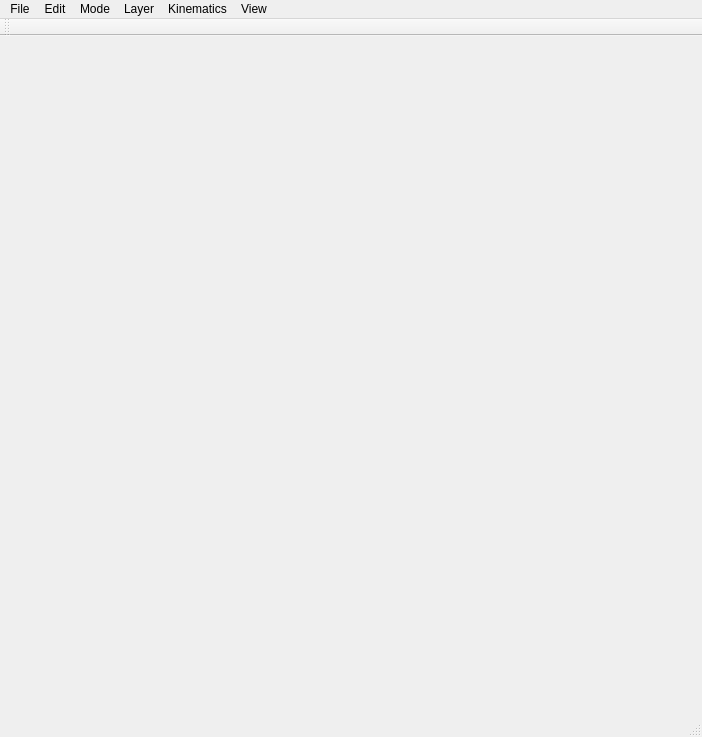
<?xml version="1.0" encoding="UTF-8"?>
<ui version="4.0">
 <class>MainWindowClass</class>
 <widget class="QMainWindow" name="MainWindowClass">
  <property name="geometry">
   <rect>
    <x>0</x>
    <y>0</y>
    <width>702</width>
    <height>737</height>
   </rect>
  </property>
  <property name="windowTitle">
   <string>Dynamic Object Design</string>
  </property>
  <widget class="QWidget" name="centralWidget"/>
  <widget class="QMenuBar" name="menuBar">
   <property name="geometry">
    <rect>
     <x>0</x>
     <y>0</y>
     <width>702</width>
     <height>21</height>
    </rect>
   </property>
   <widget class="QMenu" name="menuFile">
    <property name="title">
     <string>File</string>
    </property>
    <addaction name="actionNew"/>
    <addaction name="actionOpen"/>
    <addaction name="actionSave"/>
    <addaction name="separator"/>
    <addaction name="actionExit"/>
   </widget>
   <widget class="QMenu" name="menuTool">
    <property name="title">
     <string>Kinematics</string>
    </property>
    <addaction name="actionGenerateLinkageWattI"/>
    <addaction name="separator"/>
    <addaction name="actionRun"/>
    <addaction name="actionRunBackward"/>
    <addaction name="actionStop"/>
    <addaction name="separator"/>
    <addaction name="actionStepForward"/>
    <addaction name="actionStepBackward"/>
    <addaction name="separator"/>
    <addaction name="actionCollisionCheck"/>
    <addaction name="actionRestrictMotionRange"/>
   </widget>
   <widget class="QMenu" name="menuMode">
    <property name="title">
     <string>Mode</string>
    </property>
    <widget class="QMenu" name="menuFixed_Body">
     <property name="title">
      <string>Fixed Body</string>
     </property>
     <addaction name="actionFixedRectangle"/>
     <addaction name="actionFixedCircle"/>
     <addaction name="actionFixedPolygon"/>
    </widget>
    <widget class="QMenu" name="menuMoving_Body">
     <property name="title">
      <string>Moving Body</string>
     </property>
     <addaction name="actionMovingRectangle"/>
     <addaction name="actionMovingCircle"/>
     <addaction name="actionMovingPolygon"/>
    </widget>
    <addaction name="actionSelect"/>
    <addaction name="menuFixed_Body"/>
    <addaction name="menuMoving_Body"/>
    <addaction name="separator"/>
    <addaction name="actionLinkageRegion"/>
    <addaction name="separator"/>
    <addaction name="actionKinematics"/>
   </widget>
   <widget class="QMenu" name="menuLayer">
    <property name="title">
     <string>Layer</string>
    </property>
    <addaction name="actionAddLayer"/>
    <addaction name="actionInsertLayer"/>
    <addaction name="actionDeleteLayer"/>
    <addaction name="separator"/>
   </widget>
   <widget class="QMenu" name="menuEdit">
    <property name="title">
     <string>Edit</string>
    </property>
    <addaction name="actionUndo"/>
    <addaction name="actionRedo"/>
    <addaction name="separator"/>
    <addaction name="actionCopy"/>
    <addaction name="actionPaste"/>
    <addaction name="separator"/>
    <addaction name="actionDelete"/>
    <addaction name="actionSelectAll"/>
   </widget>
   <widget class="QMenu" name="menuView">
    <property name="title">
     <string>View</string>
    </property>
    <addaction name="actionShowSolutions"/>
    <addaction name="actionShowGridLines"/>
    <addaction name="actionShowInputPoses"/>
    <addaction name="actionShowLinkage"/>
   </widget>
   <addaction name="menuFile"/>
   <addaction name="menuEdit"/>
   <addaction name="menuMode"/>
   <addaction name="menuLayer"/>
   <addaction name="menuTool"/>
   <addaction name="menuView"/>
  </widget>
  <widget class="QToolBar" name="mainToolBar">
   <attribute name="toolBarArea">
    <enum>TopToolBarArea</enum>
   </attribute>
   <attribute name="toolBarBreak">
    <bool>false</bool>
   </attribute>
  </widget>
  <widget class="QStatusBar" name="statusBar"/>
  <action name="actionExit">
   <property name="text">
    <string>Exit</string>
   </property>
  </action>
  <action name="actionRun">
   <property name="icon">
    <iconset>
     <normaloff>Resources/run.png</normaloff>Resources/run.png</iconset>
   </property>
   <property name="text">
    <string>Run</string>
   </property>
  </action>
  <action name="actionStop">
   <property name="icon">
    <iconset>
     <normaloff>Resources/stop.png</normaloff>Resources/stop.png</iconset>
   </property>
   <property name="text">
    <string>Stop</string>
   </property>
  </action>
  <action name="actionStepForward">
   <property name="icon">
    <iconset>
     <normaloff>Resources/step_forward.png</normaloff>Resources/step_forward.png</iconset>
   </property>
   <property name="text">
    <string>Step Forward</string>
   </property>
   <property name="shortcut">
    <string>Right</string>
   </property>
  </action>
  <action name="actionStepBackward">
   <property name="icon">
    <iconset>
     <normaloff>Resources/step_backward.png</normaloff>Resources/step_backward.png</iconset>
   </property>
   <property name="text">
    <string>Step Backward</string>
   </property>
   <property name="shortcut">
    <string>Left</string>
   </property>
  </action>
  <action name="actionOpen">
   <property name="icon">
    <iconset>
     <normaloff>Resources/open.png</normaloff>Resources/open.png</iconset>
   </property>
   <property name="text">
    <string>Open</string>
   </property>
   <property name="shortcut">
    <string>Ctrl+O</string>
   </property>
  </action>
  <action name="actionShowCenterPointCurve">
   <property name="checkable">
    <bool>true</bool>
   </property>
   <property name="text">
    <string>Show Center Point Curve</string>
   </property>
  </action>
  <action name="actionShowCirclePointCurve">
   <property name="checkable">
    <bool>true</bool>
   </property>
   <property name="text">
    <string>Show Circle Point Curve</string>
   </property>
  </action>
  <action name="actionSelect">
   <property name="checkable">
    <bool>true</bool>
   </property>
   <property name="icon">
    <iconset>
     <normaloff>Resources/select.png</normaloff>Resources/select.png</iconset>
   </property>
   <property name="text">
    <string>Select</string>
   </property>
  </action>
  <action name="actionRectangle">
   <property name="checkable">
    <bool>true</bool>
   </property>
   <property name="text">
    <string>Rectangle</string>
   </property>
  </action>
  <action name="actionPolygon">
   <property name="checkable">
    <bool>true</bool>
   </property>
   <property name="text">
    <string>Polygon</string>
   </property>
  </action>
  <action name="actionLayer1">
   <property name="checkable">
    <bool>true</bool>
   </property>
   <property name="text">
    <string>Layer 1</string>
   </property>
  </action>
  <action name="actionLayer2">
   <property name="checkable">
    <bool>true</bool>
   </property>
   <property name="text">
    <string>Layer 2</string>
   </property>
  </action>
  <action name="actionNew">
   <property name="icon">
    <iconset>
     <normaloff>Resources/new.png</normaloff>Resources/new.png</iconset>
   </property>
   <property name="text">
    <string>New</string>
   </property>
   <property name="shortcut">
    <string>Ctrl+N</string>
   </property>
  </action>
  <action name="actionSave">
   <property name="icon">
    <iconset>
     <normaloff>Resources/save.png</normaloff>Resources/save.png</iconset>
   </property>
   <property name="text">
    <string>Save</string>
   </property>
   <property name="shortcut">
    <string>Ctrl+S</string>
   </property>
  </action>
  <action name="actionKinematics">
   <property name="checkable">
    <bool>true</bool>
   </property>
   <property name="text">
    <string>Kinematics</string>
   </property>
  </action>
  <action name="actionLayer3">
   <property name="checkable">
    <bool>true</bool>
   </property>
   <property name="text">
    <string>Layer 3</string>
   </property>
  </action>
  <action name="actionCalculateSolution4RLinkage">
   <property name="text">
    <string>Calculate Solution for 4R Linkage</string>
   </property>
  </action>
  <action name="actionCollisionCheck">
   <property name="checkable">
    <bool>true</bool>
   </property>
   <property name="text">
    <string>Collision Check</string>
   </property>
  </action>
  <action name="actionUndo">
   <property name="icon">
    <iconset>
     <normaloff>Resources/undo.png</normaloff>Resources/undo.png</iconset>
   </property>
   <property name="text">
    <string>Undo</string>
   </property>
   <property name="shortcut">
    <string>Ctrl+Z</string>
   </property>
  </action>
  <action name="actionRedo">
   <property name="icon">
    <iconset>
     <normaloff>Resources/redo.png</normaloff>Resources/redo.png</iconset>
   </property>
   <property name="text">
    <string>Redo</string>
   </property>
   <property name="shortcut">
    <string>Ctrl+Y</string>
   </property>
  </action>
  <action name="actionCopy">
   <property name="icon">
    <iconset>
     <normaloff>Resources/copy.png</normaloff>Resources/copy.png</iconset>
   </property>
   <property name="text">
    <string>Copy</string>
   </property>
   <property name="shortcut">
    <string>Ctrl+C</string>
   </property>
  </action>
  <action name="actionPaste">
   <property name="icon">
    <iconset>
     <normaloff>Resources/paste.png</normaloff>Resources/paste.png</iconset>
   </property>
   <property name="text">
    <string>Paste</string>
   </property>
   <property name="shortcut">
    <string>Ctrl+V</string>
   </property>
  </action>
  <action name="actionDelete">
   <property name="icon">
    <iconset>
     <normaloff>Resources/delete.png</normaloff>Resources/delete.png</iconset>
   </property>
   <property name="text">
    <string>Delete</string>
   </property>
   <property name="shortcut">
    <string>Del</string>
   </property>
  </action>
  <action name="actionSelectAll">
   <property name="text">
    <string>Select All</string>
   </property>
   <property name="shortcut">
    <string>Ctrl+A</string>
   </property>
  </action>
  <action name="actionRunBackward">
   <property name="text">
    <string>Run Backward</string>
   </property>
  </action>
  <action name="actionCircle">
   <property name="checkable">
    <bool>true</bool>
   </property>
   <property name="text">
    <string>Circle</string>
   </property>
  </action>
  <action name="actionOptions">
   <property name="text">
    <string>Options</string>
   </property>
  </action>
  <action name="actionLinkageRegion">
   <property name="checkable">
    <bool>true</bool>
   </property>
   <property name="icon">
    <iconset>
     <normaloff>Resources/linkage_region.png</normaloff>Resources/linkage_region.png</iconset>
   </property>
   <property name="text">
    <string>Linkage Region</string>
   </property>
  </action>
  <action name="actionLinkageAvoidance">
   <property name="checkable">
    <bool>true</bool>
   </property>
   <property name="text">
    <string>Linkage Avoidance</string>
   </property>
  </action>
  <action name="actionCircularRepeat">
   <property name="text">
    <string>Circular Repeat</string>
   </property>
  </action>
  <action name="actionCalculateSolutionSliderCrank">
   <property name="text">
    <string>Calculate Solutions for Slider Crank</string>
   </property>
  </action>
  <action name="actionAddLayer">
   <property name="text">
    <string>Add Layer</string>
   </property>
  </action>
  <action name="actionInsertLayer">
   <property name="text">
    <string>Insert Layer</string>
   </property>
  </action>
  <action name="actionDebug">
   <property name="text">
    <string>Debug</string>
   </property>
  </action>
  <action name="actionDeleteLayer">
   <property name="text">
    <string>Delete Layer</string>
   </property>
  </action>
  <action name="actionGenerateLinkageWattI">
   <property name="icon">
    <iconset>
     <normaloff>Resources/watt_i_linkage.png</normaloff>Resources/watt_i_linkage.png</iconset>
   </property>
   <property name="text">
    <string>Calculate Solutions for Watt I</string>
   </property>
  </action>
  <action name="actionTest">
   <property name="text">
    <string>Test</string>
   </property>
  </action>
  <action name="actionFixedRectangle">
   <property name="checkable">
    <bool>true</bool>
   </property>
   <property name="icon">
    <iconset>
     <normaloff>Resources/fixed_rectangle.png</normaloff>Resources/fixed_rectangle.png</iconset>
   </property>
   <property name="text">
    <string>Rectangle</string>
   </property>
  </action>
  <action name="actionFixedCircle">
   <property name="checkable">
    <bool>true</bool>
   </property>
   <property name="icon">
    <iconset>
     <normaloff>Resources/fixed_circle.png</normaloff>Resources/fixed_circle.png</iconset>
   </property>
   <property name="text">
    <string>Circle</string>
   </property>
  </action>
  <action name="actionFixedPolygon">
   <property name="checkable">
    <bool>true</bool>
   </property>
   <property name="icon">
    <iconset>
     <normaloff>Resources/fixed_polygon.png</normaloff>Resources/fixed_polygon.png</iconset>
   </property>
   <property name="text">
    <string>Polygon</string>
   </property>
  </action>
  <action name="actionMovingRectangle">
   <property name="checkable">
    <bool>true</bool>
   </property>
   <property name="icon">
    <iconset>
     <normaloff>Resources/moving_rectangle.png</normaloff>Resources/moving_rectangle.png</iconset>
   </property>
   <property name="text">
    <string>Rectangle</string>
   </property>
  </action>
  <action name="actionMovingCircle">
   <property name="checkable">
    <bool>true</bool>
   </property>
   <property name="icon">
    <iconset>
     <normaloff>Resources/moving_circle.png</normaloff>Resources/moving_circle.png</iconset>
   </property>
   <property name="text">
    <string>Circle</string>
   </property>
  </action>
  <action name="actionMovingPolygon">
   <property name="checkable">
    <bool>true</bool>
   </property>
   <property name="icon">
    <iconset>
     <normaloff>Resources/moving_polygon.png</normaloff>Resources/moving_polygon.png</iconset>
   </property>
   <property name="text">
    <string>Polygon</string>
   </property>
  </action>
  <action name="actionShowSolutions">
   <property name="checkable">
    <bool>true</bool>
   </property>
   <property name="text">
    <string>Show Solutions</string>
   </property>
  </action>
  <action name="actionShowGridLines">
   <property name="checkable">
    <bool>true</bool>
   </property>
   <property name="checked">
    <bool>true</bool>
   </property>
   <property name="text">
    <string>Show Grid Lines</string>
   </property>
  </action>
  <action name="actionShowInputPoses">
   <property name="checkable">
    <bool>true</bool>
   </property>
   <property name="checked">
    <bool>true</bool>
   </property>
   <property name="text">
    <string>Show Input Poses</string>
   </property>
  </action>
  <action name="actionShowLinkage">
   <property name="checkable">
    <bool>true</bool>
   </property>
   <property name="checked">
    <bool>true</bool>
   </property>
   <property name="text">
    <string>Show Linkage</string>
   </property>
  </action>
  <action name="actionRestrictMotionRange">
   <property name="checkable">
    <bool>true</bool>
   </property>
   <property name="text">
    <string>Restrict Motion Range</string>
   </property>
  </action>
 </widget>
 <layoutdefault spacing="6" margin="11"/>
 <resources>
  <include location="MainWindow.qrc"/>
 </resources>
 <connections/>
</ui>
